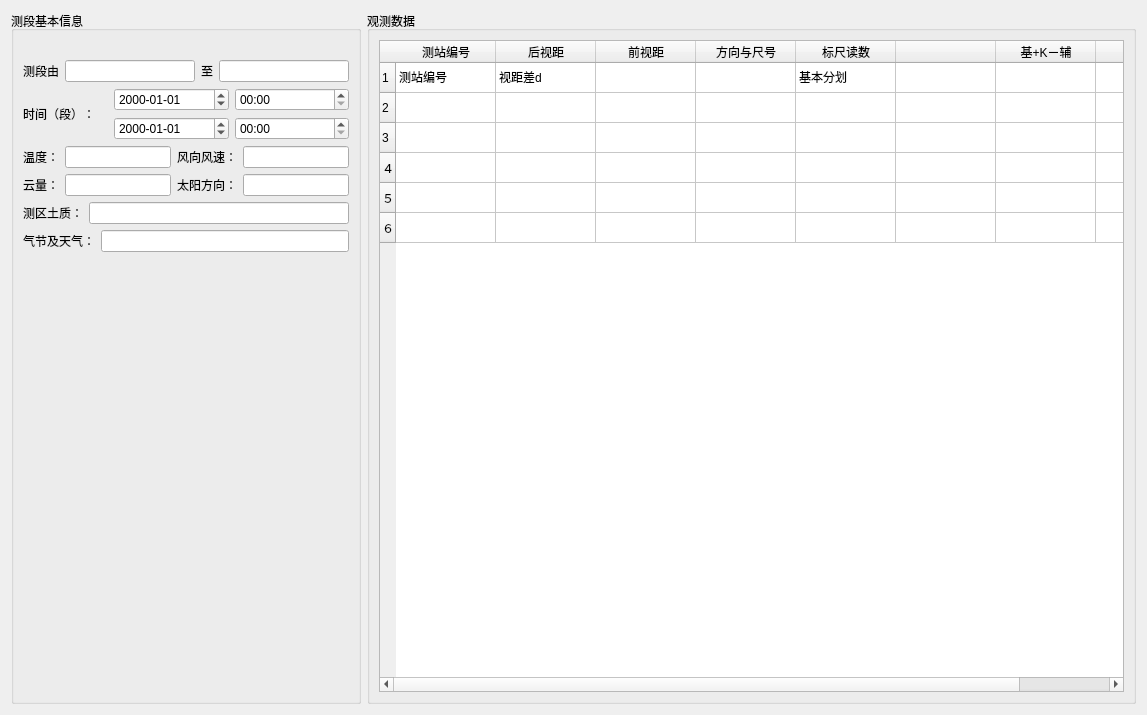
<?xml version="1.0" encoding="UTF-8"?>
<ui version="4.0">
 <class>Form</class>
 <widget class="QWidget" name="Form">
  <property name="geometry">
   <rect>
    <x>0</x>
    <y>0</y>
    <width>1147</width>
    <height>715</height>
   </rect>
  </property>
  <property name="windowTitle">
   <string>Form</string>
  </property>
  <layout class="QHBoxLayout" name="horizontalLayout_12">
   <item>
    <widget class="QGroupBox" name="groupBox_2">
     <property name="maximumSize">
      <size>
       <width>350</width>
       <height>16777215</height>
      </size>
     </property>
     <property name="title">
      <string>测段基本信息</string>
     </property>
     <layout class="QVBoxLayout" name="verticalLayout_7">
      <item>
       <widget class="QLabel" name="label_10">
        <property name="text">
         <string/>
        </property>
        <property name="pixmap">
         <pixmap>../source/icon/ethereum-mining.png</pixmap>
        </property>
        <property name="alignment">
         <set>Qt::AlignCenter</set>
        </property>
       </widget>
      </item>
      <item>
       <layout class="QHBoxLayout" name="horizontalLayout">
        <item>
         <widget class="QLabel" name="label">
          <property name="text">
           <string>测段由</string>
          </property>
         </widget>
        </item>
        <item>
         <widget class="QLineEdit" name="lineEdit_mesureFrom"/>
        </item>
        <item>
         <widget class="QLabel" name="label_2">
          <property name="text">
           <string>至</string>
          </property>
         </widget>
        </item>
        <item>
         <widget class="QLineEdit" name="lineEdit_mesureTarget"/>
        </item>
       </layout>
      </item>
      <item>
       <layout class="QHBoxLayout" name="horizontalLayout_4">
        <item>
         <widget class="QLabel" name="label_3">
          <property name="maximumSize">
           <size>
            <width>85</width>
            <height>16777215</height>
           </size>
          </property>
          <property name="text">
           <string>时间（段）：</string>
          </property>
         </widget>
        </item>
        <item>
         <layout class="QVBoxLayout" name="verticalLayout">
          <item>
           <layout class="QHBoxLayout" name="horizontalLayout_2">
            <item>
             <widget class="QDateEdit" name="dateEdit_from">
              <property name="displayFormat">
               <string>yyyy-MM-dd</string>
              </property>
             </widget>
            </item>
            <item>
             <widget class="QTimeEdit" name="timeEdit_from">
              <property name="displayFormat">
               <string>HH:mm</string>
              </property>
             </widget>
            </item>
           </layout>
          </item>
          <item>
           <layout class="QHBoxLayout" name="horizontalLayout_3">
            <item>
             <widget class="QDateEdit" name="dateEdit_target">
              <property name="displayFormat">
               <string>yyyy-MM-dd</string>
              </property>
             </widget>
            </item>
            <item>
             <widget class="QTimeEdit" name="timeEdit_target">
              <property name="displayFormat">
               <string>HH:mm</string>
              </property>
             </widget>
            </item>
           </layout>
          </item>
         </layout>
        </item>
       </layout>
      </item>
      <item>
       <layout class="QVBoxLayout" name="verticalLayout_5">
        <item>
         <layout class="QHBoxLayout" name="horizontalLayout_11">
          <item>
           <layout class="QVBoxLayout" name="verticalLayout_2">
            <item>
             <layout class="QHBoxLayout" name="horizontalLayout_5">
              <item>
               <widget class="QLabel" name="label_4">
                <property name="text">
                 <string>温度：</string>
                </property>
               </widget>
              </item>
              <item>
               <widget class="QLineEdit" name="lineEdit_temperature">
                <property name="styleSheet">
                 <string notr="true"/>
                </property>
                <property name="inputMask">
                 <string/>
                </property>
                <property name="text">
                 <string/>
                </property>
                <property name="placeholderText">
                 <string extracomment="f"/>
                </property>
                <property name="cursorMoveStyle">
                 <enum>Qt::LogicalMoveStyle</enum>
                </property>
                <property name="clearButtonEnabled">
                 <bool>false</bool>
                </property>
               </widget>
              </item>
             </layout>
            </item>
            <item>
             <layout class="QHBoxLayout" name="horizontalLayout_6">
              <item>
               <widget class="QLabel" name="label_5">
                <property name="text">
                 <string>云量：</string>
                </property>
               </widget>
              </item>
              <item>
               <widget class="QLineEdit" name="lineEdit_cloud">
                <property name="text">
                 <string/>
                </property>
               </widget>
              </item>
             </layout>
            </item>
           </layout>
          </item>
          <item>
           <layout class="QVBoxLayout" name="verticalLayout_4">
            <item>
             <layout class="QHBoxLayout" name="horizontalLayout_9">
              <item>
               <widget class="QLabel" name="label_8">
                <property name="text">
                 <string>风向风速：</string>
                </property>
               </widget>
              </item>
              <item>
               <widget class="QLineEdit" name="lineEdit_wind">
                <property name="text">
                 <string/>
                </property>
               </widget>
              </item>
             </layout>
            </item>
            <item>
             <layout class="QHBoxLayout" name="horizontalLayout_10">
              <item>
               <widget class="QLabel" name="label_9">
                <property name="text">
                 <string>太阳方向：</string>
                </property>
               </widget>
              </item>
              <item>
               <widget class="QLineEdit" name="lineEdit_sun">
                <property name="text">
                 <string/>
                </property>
               </widget>
              </item>
             </layout>
            </item>
           </layout>
          </item>
         </layout>
        </item>
        <item>
         <layout class="QVBoxLayout" name="verticalLayout_3">
          <item>
           <layout class="QHBoxLayout" name="horizontalLayout_7">
            <item>
             <widget class="QLabel" name="label_7">
              <property name="text">
               <string>测区土质：</string>
              </property>
             </widget>
            </item>
            <item>
             <widget class="QLineEdit" name="lineEdit_soil">
              <property name="text">
               <string/>
              </property>
             </widget>
            </item>
           </layout>
          </item>
          <item>
           <layout class="QHBoxLayout" name="horizontalLayout_8">
            <item>
             <widget class="QLabel" name="label_6">
              <property name="text">
               <string>气节及天气：</string>
              </property>
             </widget>
            </item>
            <item>
             <widget class="QLineEdit" name="lineEdit_weather">
              <property name="text">
               <string/>
              </property>
             </widget>
            </item>
           </layout>
          </item>
         </layout>
        </item>
       </layout>
      </item>
      <item>
       <spacer name="verticalSpacer">
        <property name="orientation">
         <enum>Qt::Vertical</enum>
        </property>
        <property name="sizeType">
         <enum>QSizePolicy::Expanding</enum>
        </property>
        <property name="sizeHint" stdset="0">
         <size>
          <width>20</width>
          <height>40</height>
         </size>
        </property>
       </spacer>
      </item>
     </layout>
    </widget>
   </item>
   <item>
    <widget class="QGroupBox" name="groupBox_3">
     <property name="title">
      <string>观测数据</string>
     </property>
     <layout class="QVBoxLayout" name="verticalLayout_6">
      <item>
       <widget class="QTableWidget" name="tableWidget">
        <row>
         <property name="text">
          <string>1</string>
         </property>
        </row>
        <row>
         <property name="text">
          <string>2</string>
         </property>
        </row>
        <row>
         <property name="text">
          <string>3</string>
         </property>
        </row>
        <row>
         <property name="text">
          <string>４</string>
         </property>
        </row>
        <row>
         <property name="text">
          <string>５</string>
         </property>
        </row>
        <row>
         <property name="text">
          <string>６</string>
         </property>
        </row>
        <column>
         <property name="text">
          <string>测站编号</string>
         </property>
        </column>
        <column>
         <property name="text">
          <string>后视距</string>
         </property>
        </column>
        <column>
         <property name="text">
          <string>前视距</string>
         </property>
        </column>
        <column>
         <property name="text">
          <string>方向与尺号</string>
         </property>
        </column>
        <column>
         <property name="text">
          <string>标尺读数</string>
         </property>
        </column>
        <column>
         <property name="text">
          <string/>
         </property>
        </column>
        <column>
         <property name="text">
          <string>基+K－辅</string>
         </property>
        </column>
        <column>
         <property name="text">
          <string>备注</string>
         </property>
        </column>
        <item row="0" column="0">
         <property name="text">
          <string>测站编号</string>
         </property>
        </item>
        <item row="0" column="1">
         <property name="text">
          <string>视距差d</string>
         </property>
        </item>
        <item row="0" column="2">
         <property name="text">
          <string/>
         </property>
         <property name="icon">
          <iconset>
           <normaloff>C:/Users/浩宇殿主/Desktop/批注 2020-03-13 100320.png</normaloff>C:/Users/浩宇殿主/Desktop/批注 2020-03-13 100320.png</iconset>
         </property>
        </item>
        <item row="0" column="4">
         <property name="text">
          <string>基本分划</string>
         </property>
        </item>
        <item row="0" column="6">
         <property name="text">
          <string/>
         </property>
        </item>
        <item row="1" column="0">
         <property name="text">
          <string/>
         </property>
        </item>
       </widget>
      </item>
     </layout>
    </widget>
   </item>
  </layout>
 </widget>
 <resources/>
 <connections/>
</ui>
